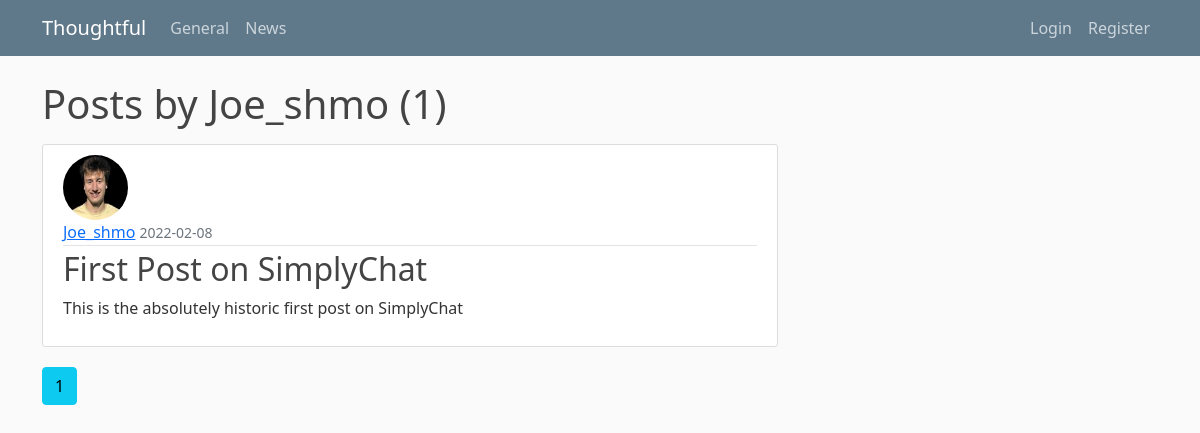
Before: /user/Joe_shmo with the older database file.
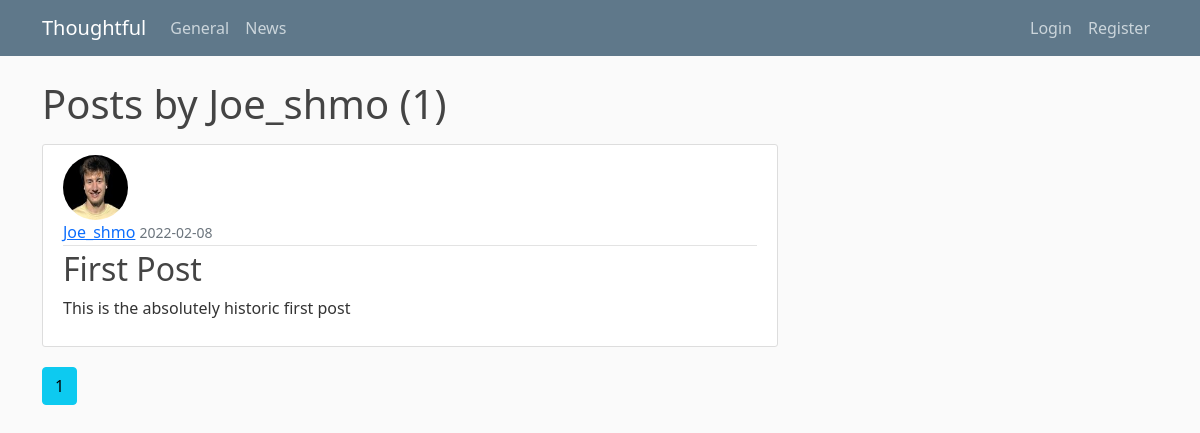
After: the same page with the newer database file.
### App/models.py (models this page shows, shortened)
class Post(db.Model):
     id = db.Column(db.Integer, primary_key = True)
     title = db.Column(db.String(100), nullable = False)
     date_posted = db.Column(db.DateTime, nullable = False, default = datetime.utcnow)
     content = db.Column(db.Text, nullable = False)
     user_id = db.Column(db.Integer, db.ForeignKey('user.id'), nullable = False)

class User(db.Model, UserMixin):
    id = db.Column(db.Integer, primary_key = True)
    username = db.Column(db.String(20), unique = True, nullable = False)
    email = db.Column(db.String(100), unique = True, nullable = False)
    image_file = db.Column(db.String(20), nullable = False, default = 'default.jpg')
    password = db.Column(db.String(60), nullable = False)
    posts = db.relationship('Post', backref = 'author', lazy = True)

### App/users/routes.py (the view)
@users.route("/user/<string:username>")
def user_posts(username):
    page = request.args.get('page', 1, type=int)
    user = User.query.filter_by(username=username).first_or_404()
    posts = Post.query.filter_by(author=user)\
        .order_by(Post.date_posted.desc())\
        .paginate(page=page, per_page = 5)
    return render_template('user_posts.html', posts=posts, user=user)

### App/templates/user_posts.html (shortened to what this page needs)
{% extends 'layout.html' %}
{% block content %}
    <h1 class="mb-3">Posts by {{ user.username }} ({{ posts.total }})</h1>
    {% for post in posts.items %}
    <article class="media content-section">
        <img class="rounded-circle article-img" src="{{ url_for('static', filename='profile_pics/' + post.author.image_file) }}">
        <div class="media-body">
          <div class="article-metadata">
            <a class="mr-2" href="{{ url_for('users.user_posts', username=post.author.username) }}">{{ post.author.username }}</a>
            <small class="text-muted">{{ post.date_posted.strftime('%Y-%m-%d') }}</small>
          </div>
          <h2><a class="article-title" href="{{ url_for('posts.post', post_id=post.id) }}">{{ post.title }}</a></h2>
          <p class="article-content">{{ post.content }}</p>
        </div>
      </article>
    {% endfor %}
    {% for page_num in posts.iter_pages(left_edge=1, right_edge=1, left_current=1, right_current=2) %}
      {% if page_num %}
        {% if posts.page == page_num %}
          <a class="btn btn-info mb-4" href="{{ url_for('users.user_posts', username=user.username, page=page_num) }}">{{ page_num }}</a>
        {% else %}
          <a class="btn btn-outline-info mb-4" href="{{ url_for('users.user_posts', username=user.username, page=page_num) }}">{{ page_num }}</a>
        {% endif %}
      {% endif %}
      {% endfor %}
{% endblock content %}

Changed rows visible on the page:
changed Post "Joe_shmo": title "First Post on SimplyChat" → "First Post"; content "This is the absolutely historic first post on SimplyChat" → "This is the absolutely historic first post"
